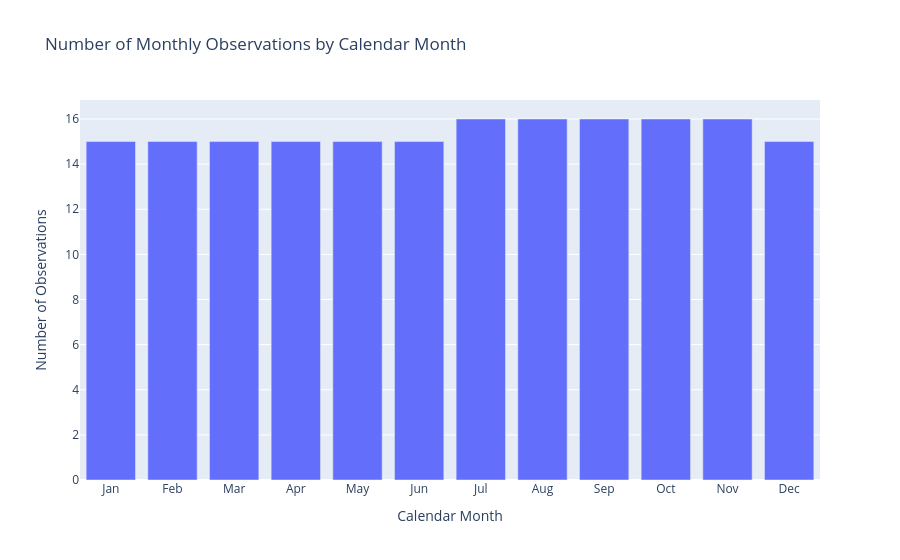

Notebook source saved alongside this figure:
### Markdown cell above
#### Chart - 6

### Code cell
# Chart - 6 visualization code
month_order = [
    'Jan', 'Feb', 'Mar', 'Apr', 'May', 'Jun',
    'Jul', 'Aug', 'Sep', 'Oct', 'Nov', 'Dec'
]

month_counts = (
    df['Month']
    .value_counts()
    .reindex(month_order)
    .reset_index()
)

month_counts.columns = ['Month', 'Number_of_Observations']

fig = px.bar(
    month_counts,
    x='Month',
    y='Number_of_Observations',
    title='Number of Monthly Observations by Calendar Month',
    labels={
        'Month': 'Calendar Month',
        'Number_of_Observations': 'Number of Observations'
    }
)

fig.show()

### Figure 1 — Plotly figure (JSON) as saved in the notebook; plotly's stock layout.template omitted (floating-point values rounded to 4 significant figures)
{"data": [{"hovertemplate": "Calendar Month=%{x}<br>Number of Observations=%{y}<extra></extra>", "legendgroup": "", "marker": {"color": "#636efa", "pattern": {"shape": ""}}, "name": "", "orientation": "v", "showlegend": false, "textposition": "auto", "type": "bar", "x": ["Jan", "Feb", "Mar", "Apr", "May", "Jun", "Jul", "Aug", "Sep", "Oct", "Nov", "Dec"], "xaxis": "x", "y": [15, 15, 15, 15, 15, 15, 16, 16, 16, 16, 16, 15], "yaxis": "y"}], "layout": {"barmode": "relative", "legend": {"tracegroupgap": 0}, "title": {"text": "Number of Monthly Observations by Calendar Month"}, "xaxis": {"anchor": "y", "domain": [0, 1], "title": {"text": "Calendar Month"}}, "yaxis": {"anchor": "x", "domain": [0, 1], "title": {"text": "Number of Observations"}}}}
